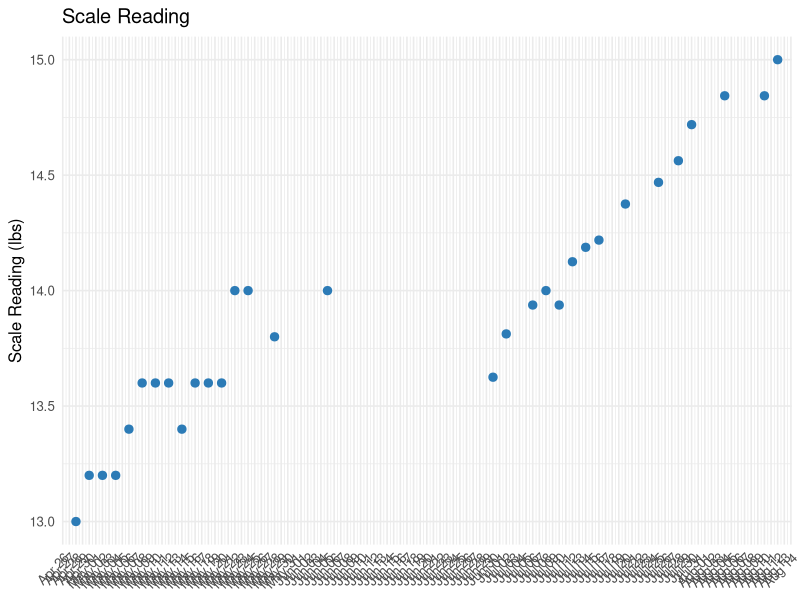

Source code (R):
a = read.table("CorbinWeight_8-13.csv",sep=",",header=T)

library(tidyverse)
library(lubridate)

a <- a %>%
   mutate(
      Date = Date %>%
         # standardize separators
         str_replace_all("/", "-") %>%
         # add the year 2026 when it is missing
         str_replace("^(\\d{1,2}-\\d{1,2})$", "\\1-26") %>%
         # now parse as month-day-year
         mdy()
   )

a$Date
a[1:10,]
library(tidyverse)
library(lubridate)

# Assume your data frame is already called `df` and has columns:
#   Date          (character or factor with values like "04-28-26", "5-6-26", etc.)
#   Scale.reading (numeric)


dmy(a[1:19,"Date"])
# 1. Make sure Date is a proper Date object
a <- a %>%
   mutate(Date = as_date(Date))   # handles both "04-28-26" and "5-6-26"

# 2. Create every calendar day in the range
full_dates <- tibble(Date = seq(min(a$Date), max(a$Date), by = "1 day"))

# 3. Join so missing days become NA
plot_a <- full_dates %>%
   left_join(a, by = "Date")

# 4. Plot
ggplot(plot_a, aes(x = Date, y = Scale.reading)) +
   geom_line(linewidth = 1, color = "#2c7bb6", na.rm = TRUE) +
   geom_point(size = 2.5, color = "#2c7bb6", na.rm = TRUE) +
   scale_x_date(
      date_breaks = "1 day",
      date_labels = "%b %d",
      expand = expansion(mult = 0.02)
   ) +
   labs(x = NULL, y = "Scale Reading (lbs)", title = "Scale Reading") +
   theme_minimal(base_size = 12) +
   theme(axis.text.x = element_text(angle = 45, hjust = 1))
